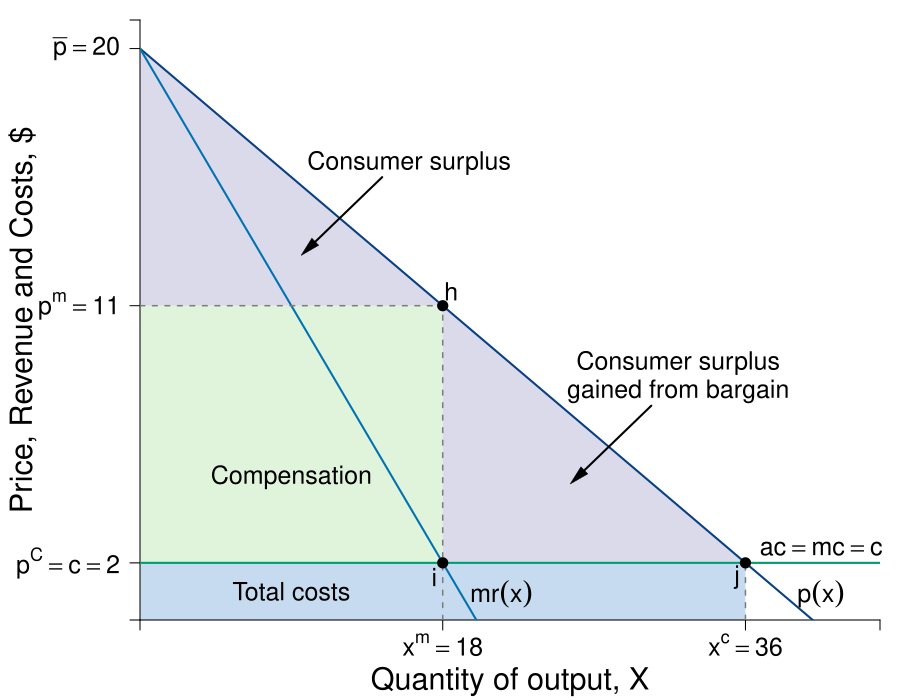

Write R code to recreate this figure.
#Graph Designer: Simon Halliday
#Authors: Bowles, Foley and Halliday
#Title: Coordination, Conflict and Competition: A Text in Microeconomics

require(shape)
pdf(file = "competitionmarkets/monopolist_competition_comp.pdf", width = 9, height = 7)

#Set parameters for graphics
pointsize <- 1.8
axislabelsize <- 1.8
labelsize <- 1.5
namesize <- 1.8
annotatesize <- 1.5
graphlinewidth <- 2
segmentlinewidth <- 1.5

COL <- c("#7fc97f", "#beaed4", "#fdc086", "#ffff99", "#386cb0", "#f0027f", "#bf5b17", "#666666")
COLA <- c("#e0f3db", "#99d8c9","#66c2a4","#41ae76", "#238b45", "#005824")
COLB <- c("#c6dbef", "#4eb3d3", "#2b8cbe", "#0868ac","#084081")
COLC <- c("#fcfbfd", "#efedf5", "#dadaeb", "#bcbddc", "#9e9ac8", "#807dba", "#6a51a3", "#54278f", "#3f007d")
grays <- gray.colors(25, start = 1, end = 0)
CBCols <- c("#009E73","#0072B2","#E69F00","#CC79A7", "#F0E442")

#Edited the margins to cater for the larger LHS labels
par(mar =  c(4, 7, 1, 1))

AvgRevenue <- function(x, rmax = 20, xmax = 40){
  rmax - (rmax/xmax)*x
}

MRevenue <- function(x, rmax = 20, xmax = 40){
  rmax - 2*(rmax/xmax)*x
}

AvgCost <- function(x, c0 = 2, c1 = 4){
  c0/x + c1
}

xlims <- c(0, 44)
ylims <- c(0, 21)

npts <- 501 
x <- seq(xlims[1], xlims[2], length.out = npts)
y <- seq(ylims[1], ylims[2], length.out = npts) 
a <- c(13, 16.75, 19.25)

plot(0, 0, xlim = xlims, ylim = ylims, type = "n",
     xlab = expression(paste("")),
     ylab = expression(paste("")), 
     xaxt = "n", 
     yaxt = "n", 
     cex.lab = axislabelsize, 
     bty = "n",
     xaxs="i", 
     yaxs="i")

# ticksy <- seq(from = ylims[1], to = ylims[2], by = 1)
# ylabels <- seq(from = ylims[1], to = ylims[2], by = 1)
# ticksx <- seq(from = xlims[1], to = xlims[2], by = 1)
# xlabels <- seq(from = xlims[1], to = xlims[2], by = 1)
ticksy <- c(0, 2, AvgRevenue(x = 18), 20, ylims[2])
#ylabels <- c(NA, expression(paste(p,"*", phantom())), expression(paste(p^{m})), expression(paste(bar(p))))
ylabels <- c(NA, expression(paste(p^C==c, phantom()== 2)), expression(paste(p^{m}==11)), expression(paste(bar(p)==20)), NA)
ticksx <- c(0, 18, 36, xlims[2])
#xlabels <- c(NA, expression(paste(x^{m})), expression(paste(x^{c})), NA)
xlabels <- c(NA, expression(paste(x^{m} == 18)), expression(paste(x^{c}==36)), NA)

npts <- 500 
xx1 <- seq(xlims[1], xlims[2], length.out = npts)
xx3 <- seq(2, 6, length.out = npts)

#Draw the polygon for profit
xpoly1 <- c(0, 18, 18, 0, 0)
ypoly1 <- c(2, 2, AvgRevenue(x = 18), AvgRevenue(x = 18), 18)
polygon(x = xpoly1, y = ypoly1, col=COLA[1], density=NULL, border = NA)

#Draw the polygon for costs
xpoly2 <- c(0, 36, 36, 0, 0)
ypoly2 <- c(0, 0, 2, 2, 2)
polygon(x = xpoly2, y = ypoly2, col=COLB[1], density=NULL, border = NA)

#Draw the polygon for deadweight loss
xpoly3 <- c(18, 18, 36, 18)
ypoly3 <- c(2, AvgRevenue(x = 18), 2, 2)
polygon(x = xpoly3, y = ypoly3, col=COLC[3], density=NULL, border = NA)

#Draw the polygon for consumer surplus
xpoly4 <- c(0, 18, 0, 0)
ypoly4 <- c(AvgRevenue(18), AvgRevenue(18), 20, AvgRevenue(18))
polygon(x = xpoly4, y = ypoly4, col=COLC[3], density=NULL, border = NA)

axis(1, at = ticksx, pos = 0, labels = xlabels, cex.axis = labelsize)
axis(2, at = ticksy, pos = 0, labels = ylabels, las = 1, cex.axis = labelsize)

#lines(xx1, bcA(xx1, w = 10, p = 1.5), col = COLB[3], lwd = graphlinewidth)
lines(xx1, AvgRevenue(xx1, rmax = 20, xmax = 40), col = COLB[5], lwd = graphlinewidth)
lines(xx1, MRevenue(xx1, rmax = 20, xmax = 40), col = CBCols[2], lwd = graphlinewidth)
#lines(xx1, AvgCost(xx1, c0 = 2, c1 = 4), col = COLA[5], lwd = graphlinewidth)

#Label the axes
mtext(expression(paste("Quantity of output, ", X)), side=1, line = 3, cex = axislabelsize)
text(-7, 0.5*ylims[2], expression(paste("Price, revenue and costs, ($)")), xpd = TRUE, cex = axislabelsize, srt = 90) 

#Label curves
text(40.5, 2.5, expression(paste(ac == mc, phantom() == c)), cex = labelsize, xpd = TRUE)
text(40.5, 0.9, expression(paste(p(x))), cex = labelsize)
text(21.5, 0.9, expression(paste(mr(x))), cex = labelsize)


#Draw segments for total costs
segments(0, AvgRevenue(x = 18), 18, AvgRevenue(x = 18), lty = 2, col = grays[20] , lwd = segmentlinewidth)
segments(18, 0, 18, AvgRevenue(x = 18), lty = 2, col = grays[20] , lwd = segmentlinewidth)

#Marginal costs
segments(0, 2, xlims[2], 2, lty = 1, col = CBCols[1] , lwd = graphlinewidth)

#Segment for many firms comparison
segments(36, 0, 36, 2, lty = 2, col = grays[20] , lwd = segmentlinewidth)

#Label Points for comparison
points(18, MRevenue(x = 18), pch = 16, col = "black", cex = 1.5)
text(18 -0.5, MRevenue(x = 18) - 0.5, expression(i), cex = labelsize)

points(18, AvgRevenue(x = 18), pch = 16, col = "black", cex = 1.5)
text(18 + 0.5, AvgRevenue(x = 18) + 0.5, expression(h), cex = labelsize)

#Label Points for comparison
points(36, AvgRevenue(x = 36), pch = 16, col = "black", cex = 1.5)
text(36 -0.5, AvgRevenue(x = 36) - 0.5, expression(j), cex = labelsize)

# Arrow to Consumer surplus
text(16, 16, expression(paste("Consumer surplus")), cex = labelsize)
Arrows(14.4, 15.5, 10, 13, col = "black", lty = 1, lwd = 2, arr.type = "triangle", arr.lwd = 0.5)

text(32, 9, expression(paste("Consumer surplus")), cex = labelsize)
text(32, 8, expression(paste("gained from bargain")), cex = labelsize)
Arrows(30.4, 7.5, 26, 5, col = "black", lty = 1, lwd = 2, arr.type = "triangle", arr.lwd = 0.5)


#Labels cost and profit areas
text(9, 1, expression("Total costs"), cex = labelsize)
text(9, 5, expression("Compensation"), cex = labelsize)
#text(9, 4, expression("profit"), cex = labelsize)

# text(24, 5, expression(paste("Deadweight")), cex = labelsize)
# text(24, 4, expression(paste("loss")), cex = labelsize)

#text(9, 7, expression(paste(dwl(x) == frac(1,2)*(p^{m} - c)*(x^{c} - x^{m}))), cex = labelsize)
#Arrows(7.4, 6.5, 5.4, 5, col = "black", lty = 1, lwd = 2, arr.type = "triangle", arr.lwd = 0.5)



dev.off()
